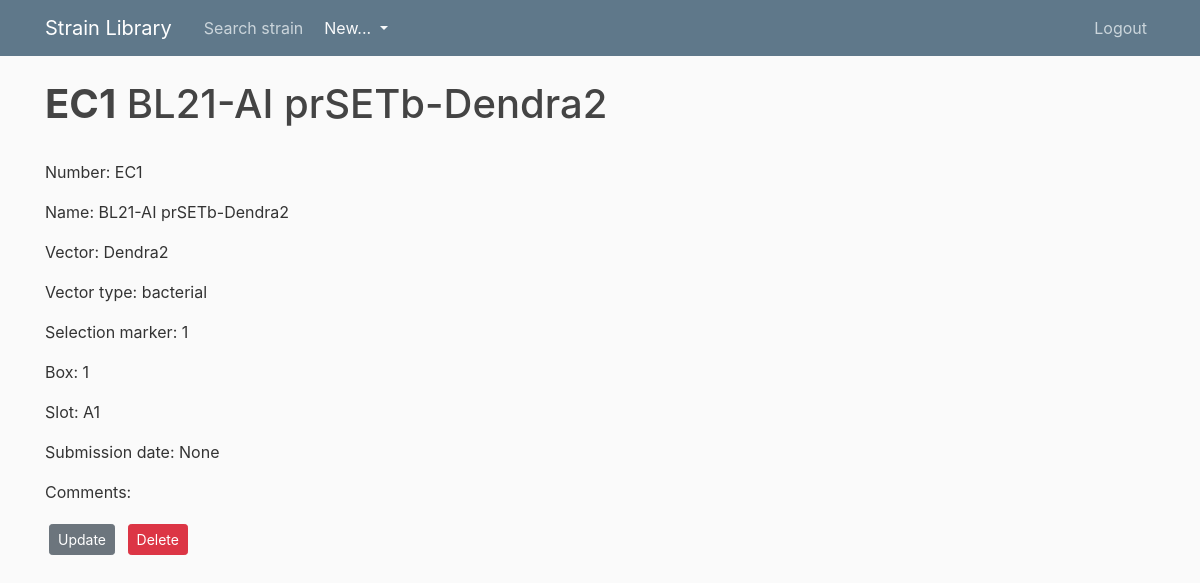
Screenshot of /strain/1 (signed in) with the database file from the repository.
### strain_library/models.py (models this page shows, shortened)
class Strain(db.Model):
    id = db.Column(db.Integer, primary_key=True)
    number = db.Column(db.String, nullable=False)
    name = db.Column(db.String, nullable=False)
    host = db.Column(db.String, nullable=False)
    vector = db.Column(db.String)
    vector_type = db.Column(db.String)
    selection_marker = db.Column(db.String)
    box = db.Column(db.String)
    slot = db.Column(db.String)
    date_of_creation = db.Column(db.Date)
    comments = db.Column(db.Text)
    user_id = db.Column(db.Integer, db.ForeignKey('user.id'), nullable=False)

### strain_library/routes.py (the view)
@app.route("/strain/<int:strain_id>")
@login_required
def strain(strain_id):
    strain = Strain.query.get_or_404(strain_id)
    return render_template('strain.html', title=strain.name, strain=strain)

### strain_library/models.py (called while the page is built)
@login_manager.user_loader
def load_user(user_id):
    return User.query.get(int(user_id))

### strain_library/templates/strain.html (shortened to what this page needs)
{% extends "layout.html" %}
{% block content %}
<h1><b>{{ strain.number }}</b> {{ strain.name }}</h1>
<br>
<p>
    Number: {{ strain.number }}
</p>
<p>
    Name: {{ strain.name }}
</p>
<p>
    Vector: {{ strain.vector }}
</p>
<p>
    Vector type: {{ strain.vector_type }}
</p>
<p>
    Selection marker: {{ strain.selection_marker }}
</p>
<p>
    Box: {{ strain.box }}
</p>
<p>
    Slot: {{ strain.slot }}
</p>
<p>
    Submission date: {{ strain.date_of_creation }}
</p>
<p>
    Comments: {{ strain.comments }}
</p>
<div>
    <a class="btn btn-secondary btn-sm m-1" href="{{ url_for('update_strain', strain_id=strain.id) }}"> Update </a>
    <button type="button" class="btn btn-danger btn-sm m-1" data-toggle="modal" data-target="#deleteModal">Delete</button>
</div>
{% endblock content %}

### strain_library/templates/layout.html (shortened to what this page needs)
<!DOCTYPE html>
<html lang="en">
<head>
    <link rel="stylesheet" href="https://stackpath.bootstrapcdn.com/bootstrap/4.3.1/css/bootstrap.min.css">
    <link rel="stylesheet" type="text/css" href="{{ url_for('static', filename='main.css')}}">
</head>
<body>
    <header class="site-header">
        <nav class="navbar navbar-expand-md navbar-dark bg-steel fixed-top">
          <div class="container">
            <a class="navbar-brand mr-4" href="/">Strain Library</a>
            <div class="navbar-nav mr-auto">
              <a class="nav-item nav-link" href="{{ url_for('search_strain') }}">Search strain</a>
            </div>
            <div class="collapse navbar-collapse" id="navbarToggle">
              <div class="dropdown show mr-auto">
                <a class="btn dropdown-toggle text-light" href="#" role="button" id="dropdownMenuLink" data-toggle="dropdown" aria-haspopup="true" aria-expanded="false">
                  New...
                </a>
              </div>
              <div class="navbar-nav">
                {% if current_user.is_authenticated %}
                  <a class="nav-item nav-link" href="{{ url_for('logout') }}">Logout</a>
                {% else %}
                  <a class="nav-item nav-link" href="{{ url_for('login') }}">Login</a>
                  <a class="nav-item nav-link" href="{{ url_for('register') }}">Register</a>
                {% endif %}
              </div>
            </div>
          </div>
        </nav>
      </header>
      <main role="main" class="container">
        <div class="row">
          <div class="col-md-8">
            {% block content %}{% endblock %}
          </div>
        </div>
      </main>
</body>
</html>

### strain_library/static/main.css (style rules this page uses)
body { background: #fafafa; color: #333333; margin-top: 5rem; }
h1, h2, h3, h4, h5, h6 { color: #444444; }
.bg-steel { background-color: #5f788a; }
.site-header .navbar-nav .nav-link { color: #cbd5db; }

### rows the page displays
Strain: number "EC1", name "BL21-AI prSETb-Dendra2", vector "Dendra2", vector_type "bacterial", selection_marker "1", box "1", slot "A1", date_of_creation "None"
